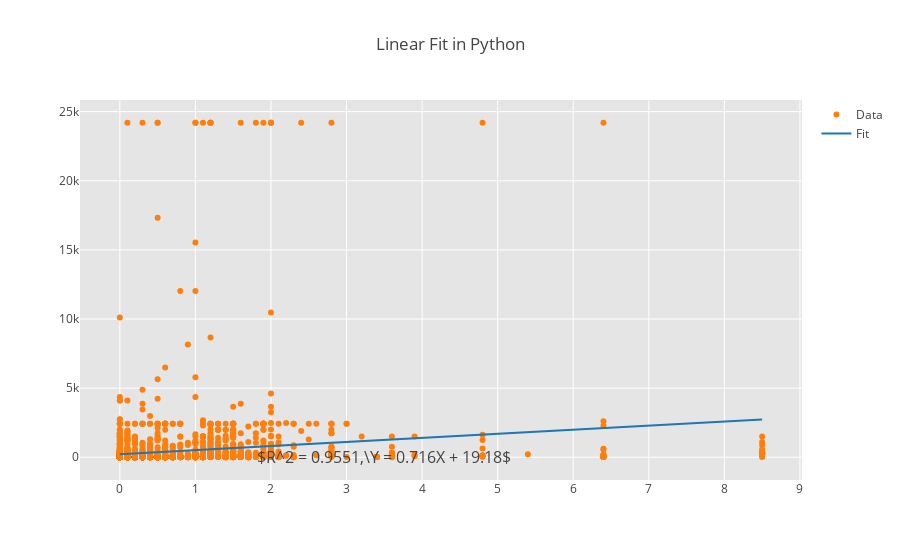

This figure's notebook cell:
### Markdown cell above
The above chart shows that some increasing number of entrocount for rainy days.
Lets check the correlation of all the data.

### Code cell
xi = riverKeeper_df.FourDayRainTotal
y = riverKeeper_df.EnteroCount

# Generated linear fit
slope, intercept, r_value, p_value, std_err = stats.linregress(xi,y)
line = slope*xi+intercept

# Creating the dataset, and generating the plot
trace1 = go.Scatter(
                  x=xi,
                  y=y,
                  mode='markers',
                  marker=go.Marker(color='rgb(255, 127, 14)'),
                  name='Data'
                  )

trace2 = go.Scatter(
                  x=xi,
                  y=line,
                  mode='lines',
                  marker=go.Marker(color='rgb(31, 119, 180)'),
                  name='Fit'
                  )

annotation = go.Annotation(
                  x=3.5,
                  y=23.5,
                  text='$R^2 = 0.9551,\\Y = 0.716X + 19.18$',
                  showarrow=False,
                  font=go.Font(size=16)
                  )
layout = go.Layout(
                title='Linear Fit in Python',
                plot_bgcolor='rgb(229, 229, 229)',
                  xaxis=go.XAxis(zerolinecolor='rgb(255,255,255)', gridcolor='rgb(255,255,255)'),
                  yaxis=go.YAxis(zerolinecolor='rgb(255,255,255)', gridcolor='rgb(255,255,255)'),
                  annotations=[annotation]
                )

fig = go.Figure(data = [trace1,trace2], layout = layout)

plotly.offline.iplot(fig)

### Figure 1 — Plotly figure (JSON) as saved in the notebook; plotly's stock layout.template omitted (floating-point values rounded to 4 significant figures; data arrays with more than 128 entries replaced by an {"elided": "..."} marker saying what was removed)
{"data": [{"marker": {"color": "rgb(255, 127, 14)"}, "mode": "markers", "name": "Data", "type": "scatter", "x": {"elided": "3397 float values"}, "y": {"elided": "3397 int values"}}, {"marker": {"color": "rgb(31, 119, 180)"}, "mode": "lines", "name": "Fit", "type": "scatter", "x": {"elided": "3397 float values"}, "y": {"elided": "3397 float values"}}], "layout": {"annotations": [{"font": {"size": 16}, "showarrow": false, "text": "$R^2 = 0.9551,\\Y = 0.716X + 19.18$", "x": 3.5, "y": 23.5}], "plot_bgcolor": "rgb(229, 229, 229)", "title": "Linear Fit in Python", "xaxis": {"gridcolor": "rgb(255,255,255)", "zerolinecolor": "rgb(255,255,255)"}, "yaxis": {"gridcolor": "rgb(255,255,255)", "zerolinecolor": "rgb(255,255,255)"}}}
